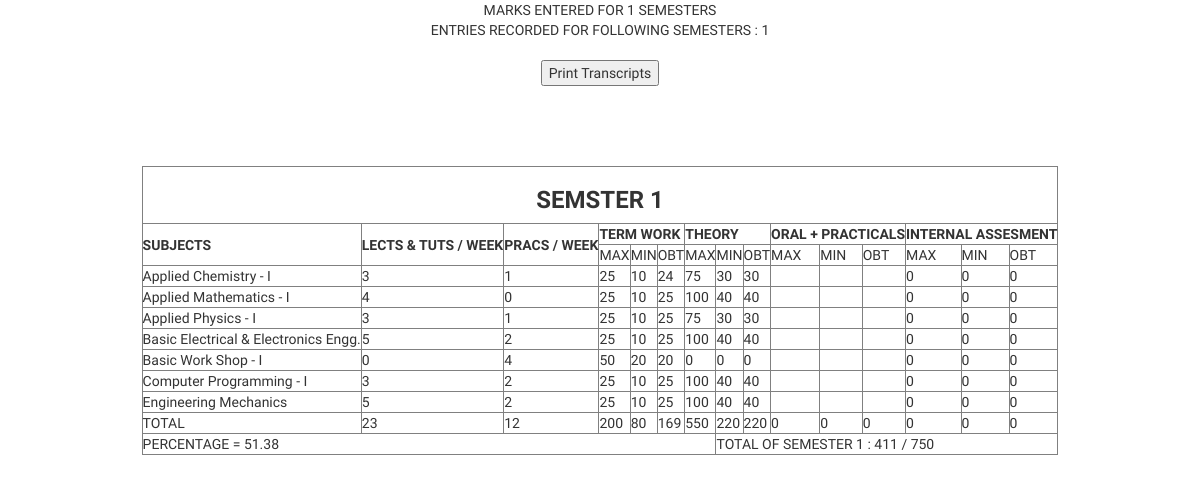
The page /admin_old/marksheet_prithvi.php (signed in) on the database its author committed.
### tables this page shows
CREATE TABLE `student_total` (
  `seat` int(11) NOT NULL,
  `roll` varchar(30) NOT NULL,
  `branch` varchar(30) NOT NULL,
  `pattern` varchar(30) NOT NULL,
  `year` varchar(50) NOT NULL,
  `sem` int(11) NOT NULL,
  `total` int(11) NOT NULL,
  `percentage` float NOT NULL,
  `remark` varchar(140) DEFAULT NULL,
  `passinone` int(11) NOT NULL
);

CREATE TABLE `course_table` (
  `branch` varchar(30) NOT NULL,
  `pattern` varchar(30) NOT NULL,
  `sem` int(30) NOT NULL,
  `subject` varchar(350) NOT NULL,
  `lec_week` int(30) NOT NULL,
  `prac_week` int(30) NOT NULL,
  `twmax` int(30) NOT NULL,
  `twmin` int(30) NOT NULL,
  `thmax` int(30) NOT NULL,
  `thmin` int(30) NOT NULL,
  `prmax` int(11) NOT NULL,
  `prmin` int(11) NOT NULL,
  `ormax` int(30) NOT NULL,
  `ormin` int(30) NOT NULL,
  `iamax` int(30) NOT NULL,
  `iamin` int(30) NOT NULL
);

### admin_old/marksheet_prithvi.php (the view, shortened to what this page needs)
<!doctype html>
<html>
<head>
</head>
<body>
<?php
	include ('header_admin.php');
	$roll = $_SESSION['roll'];
	$sql_student_total = "SELECT * FROM student_total WHERE roll='$roll'";
	$res_student_total = mysql_query($sql_student_total);
	$count_student_total = mysql_num_rows($res_student_total);
	$roll = $_SESSION['roll'];
	echo "<center>MARKS ENTERED FOR ".$count_student_total.' SEMESTERS</center>';
	$i=0;
	$seat = array();
	$pattern = array();
	$sem = array();
	$total = array();
	$percentage = array();
	$subject = array();
	$lec_week = array();
	$prac_week = array();
	$twmax = array();
	$twmin = array();
	$thmax = array();
	$thmin = array();
	$opmax = array();
	$opmin = array();
	$iamax = array();
	$iamin = array();
	$twob = array();
	$thob = array();
	$opob = array();
	$iaob = array();
	$max_total_marks = array();
	echo "<center>ENTRIES RECORDED FOR FOLLOWING SEMESTERS : ";
	while($row_student_total = mysql_fetch_array($res_student_total))
	{
		$seat[$i] = $row_student_total['seat'];
		$branch = $row_student_total['branch'];
		$pattern[$i] = $row_student_total['pattern'];
		$sem[$i] = $row_student_total['sem'];
		$total[$i] = $row_student_total['total'];
		$percentage[$i] = $row_student_total['percentage'];
		echo $sem[$i]." ";
		$i++;
	}echo "</center><br>";
	?>
	<center> <input type="button" class="button" value="Print Transcripts" onclick="window.print();"></input></center>
    <br>
	<?php
	for($i=0; $i<$count_student_total; $i++)
	{
	?>
            <center>
            <div id="ts_summary">
            <br><br>
            <table border="1">
            <tr>
            	<td colspan="15"><center><h3><strong>SEMSTER <?php echo htmlspecialchars($sem[$i]);?></strong></h3></center></td>
            </tr>
            <tr>
                <th rowspan="2"> SUBJECTS</th>
                <th rowspan="2"> LECTS & TUTS / WEEK</th>
                <th rowspan="2"> PRACS / WEEK</th>
                <th colspan="3"> TERM WORK</th>
                <th colspan="3"> THEORY</th>
                <th colspan="3"> ORAL + PRACTICALS </th>
                <th colspan="3" > INTERNAL ASSESMENT</th>
            </tr>
            <tr>
                <td>MAX </td>
                <td>MIN </td>
                <td>OBT </td>
                <td>MAX </td>
                <td>MIN </td>
                <td>OBT </td>
                <td>MAX </td>
                <td>MIN </td>
                <td>OBT </td>
                <td>MAX </td>
                <td>MIN </td>
                <td>OBT </td>
            </tr>
        <?php
		$sql_course_table = "SELECT * FROM course_table WHERE branch='$branch' AND pattern='$pattern[$i]' AND sem=$sem[$i]";
		$res_course_table = mysql_query($sql_course_table);
		$j=0;
		while($row_course_table = mysql_fetch_array($res_course_table))
		{
			$subject[$j] = $row_course_table['subject'];
			$lec_week[$j] = $row_course_table['lec_week'];
			$prac_week[$j] = $row_course_table['prac_week'];
			$twmax[$j] = $row_course_table['twmax'];
			$twmin[$j] = $row_course_table['twmin'];
			$thmax[$j] = $row_course_table['thmax'];
			$thmin[$j] = $row_course_table['thmin'];
			$opmax[$j] = $row_course_table['opmax'];
			$opmin[$j] = $row_course_table['opmin'];
			$iamax[$j] = $row_course_table['iamax'];
			$iamin[$j] = $row_course_table['iamin'];
			$sql_student_marks = "SELECT * FROM student_marks WHERE seat=$seat[$i] AND roll='$roll' AND branch='$branch' AND pattern='$pattern[$i]' AND subject='$subject[$j]' ";
			$res_student_marks = mysql_query($sql_student_marks);
			$row_student_marks = mysql_fetch_array($res_student_marks);
			$twob[$j] = $row_student_marks['twob'];
			$thob[$j] = $row_student_marks['thob'];
			$opob[$j] = $row_student_marks['opob'];
			$iaob[$j] = $row_student_marks['iaob'];
			echo '<tr><td> '.$subject[$j].' </td>';
			echo '<td> '.$lec_week[$j].' </td>';
			echo '<td> '.$prac_week[$j].' </td>';
			echo '<td> '.$twmax[$j].' </td>';
			echo '<td> '.$twmin[$j].' </td>';
			echo '<td> '.$twob[$j].' </td>';
			echo '<td> '.$thmax[$j].' </td>';
			echo '<td> '.$thmin[$j].' </td>';
			echo '<td> '.$thob[$j].' </td>';
			echo '<td> '.$opmax[$j].' </td>';
			echo '<td> '.$opmin[$j].' </td>';
			echo '<td> '.$opob[$j].' </td>';
			echo '<td> '.$iamax[$j].' </td>';
			echo '<td> '.$iamin[$j].' </td>';
			echo '<td> '.$iaob[$j].' </td></tr>';
			$j++;
		}
		echo '<tr>';
		echo '<td>';
			echo 'TOTAL';
		echo '</td>';
		echo '<td>';
			$total_lec_week = 0;
			for($k=0; $k<$j; $k++)
			{
				if($lec_week[$k] > 0)
					$total_lec_week += $lec_week[$k];
			}
			echo $total_lec_week;
		echo '</td>';
		echo '<td>';
			$total_prac_week = 0;
			for($k=0; $k<$j; $k++)
			{
				if($prac_week[$k] > 0)
					$total_prac_week += $prac_week[$k];
			}
			echo $total_prac_week;
		echo '</td>';
		echo '<td>';
			$total_twmax = 0;
			for($k=0; $k<$j; $k++)
			{
				if($twmax[$k] > 0)
					$total_twmax+= $twmax[$k];
			}
			echo $total_twmax;
		echo '</td>';
		echo '<td>';
			$total_twmin = 0;
			for($k=0; $k<$j; $k++)
			{
				if($twmin[$k] > 0)
					$total_twmin+= $twmin[$k];
			}
			echo $total_twmin;
		echo '</td>';
		echo '<td>';
			$total_twob = 0;
			for($k=0; $k<$j; $k++)
			{
				if($twob[$k] > 0)
					$total_twob+= $twob[$k];
			}
			echo $total_twob;
		echo '</td>';
		echo '<td>';
			$total_thmax = 0;
			for($k=0; $k<$j; $k++)
			{
				if($thmax[$k] > 0)
					$total_thmax+= $thmax[$k];
			}
			echo $total_thmax;
		echo '</td>';
		echo '<td>';
			$total_thmin = 0;
			for($k=0; $k<$j; $k++)
			{
				if($thmin[$k] > 0)
					$total_thmin+= $thmin[$k];
			}
			echo $total_thmin;
		echo '</td>';
		echo '<td>';
			$total_thob = 0;
			for($k=0; $k<$j; $k++)
			{
				if($thob[$k] > 0)
					$total_thob+= $thob[$k];
			}
			echo $total_thob;
		echo '</td>';
		echo '<td>';
			$total_opmax = 0;
			echo $total_opmax;
		echo '</td>';
		echo '<td>';
			$total_opmin = 0;
			echo $total_opmin;
		echo '</td>';
		echo '<td>';
			$total_opob = 0;
			echo $total_opob;
		echo '</td>';
		echo '<td>';
			$total_iamax = 0;
			echo $total_iamax;
		echo '</td>';
		echo '<td>';
			$total_iamin = 0;
			echo $total_iamin;
		echo '</td>';
		echo '<td>';
			$total_iaob = 0;
			echo $total_iaob;
		echo '</td>';
		echo '</tr>';
		echo "<br><tr>";
		$max_total_marks[$i] = $total_twmax + $total_thmax + $total_opmax + $total_iamax;
		echo "<td colspan='7'>";
		echo "PERCENTAGE = ".$percentage[$i];
		echo "</td>";
		echo "<td colspan='8'>";
		echo "TOTAL OF SEMESTER ".$sem[$i]." : ".$total[$i]." / ".($max_total_marks[$i]);
		echo "</td>";
		echo "</tr>";
		echo ' </table>
            </div>
            </center>';
	}
?>
</body>
</html>

### rows shown on the page
student_total: i "1"
course_table: j "Applied Chemistry - I", j "3", j "1", j "25", j "10", j "24", j "75", j "30", j "0"
course_table: j "Applied Mathematics - I", j "4", j "0", j "25", j "10", j "100", j "40"
course_table: j "Applied Physics - I", j "3", j "1", j "25", j "10", j "75", j "30", j "0"
course_table: j "Basic Electrical & Electronics Engg.", j "5", prac_week "2", j "25", j "10", j "100", j "40", j "0"
course_table: j "Basic Work Shop - I", j "0", j "4", j "50", j "20"
course_table: j "Computer Programming - I", j "3", j "2", j "25", j "10", j "100", j "40", j "0"
course_table: j "Engineering Mechanics", j "5", j "2", j "25", j "10", j "100", j "40", j "0"

### other values the page prints
$count_student_total "1"
$sem[$i] "1"
$total_lec_week "23"
$total_prac_week "12"
$total_twmax "200"
$total_twmin "80"
$total_twob "169"
$total_thmax "550"
$total_thmin "220"
$total_thob "220"
$total_opmax "0"
$total_opmin "0"
$total_opob "0"
$total_iamax "0"
$total_iamin "0"
